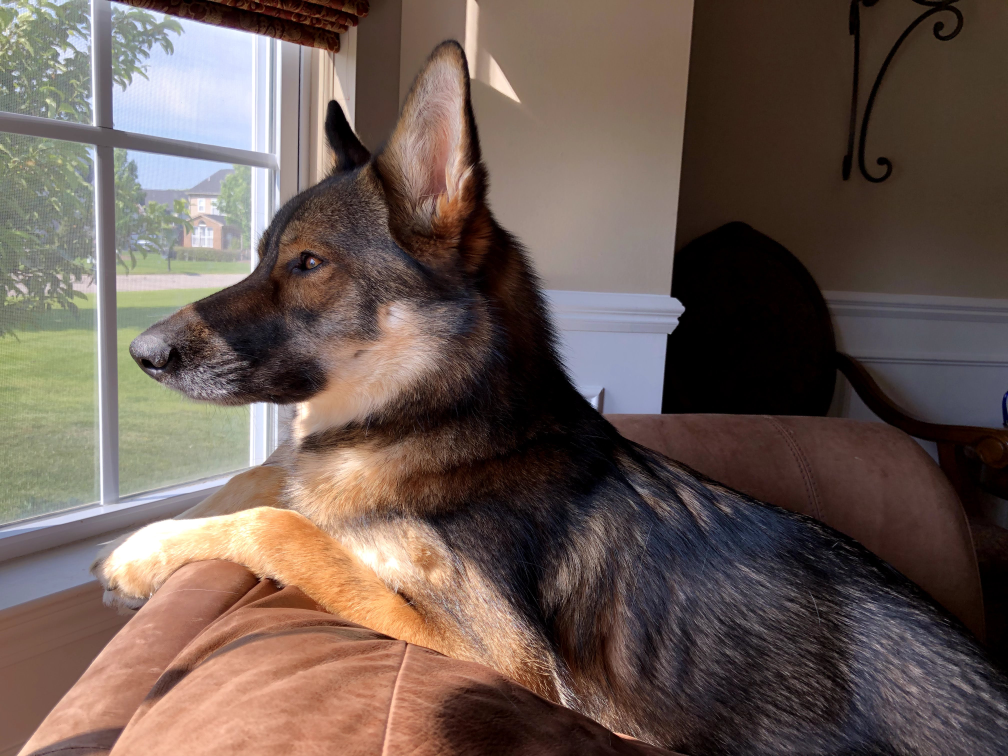
#> input picture Picture/bella.jpg, 4032 x 3024 px (shown at 1/4 size)
$ python imageFunctions.py
#> lines starting #> are read from the running program, lines starting #| are printed output that depends on the picture
#> further down, img is the input picture: shape (3024, 4032, 3); mean B, G, R 83.2, 90.5, 106.9
import cv2 as cv

def rescaleFrame(frame, scale = 0.75):
#> called with scale = 0.4
    width = int(frame.shape[1] * scale)
#> width = 1612
    height = int(frame.shape[0] * scale)
#> height = 1209
    dimensions = (width,height)
#> dimensions = (1612, 1209)

    return cv.resize(frame, dimensions, interpolation=cv.INTER_AREA)


img = cv.imread('Picture/bella.jpg')
resized_image = rescaleFrame(img, 0.4)
cv.imshow('Color', resized_image)

gray = cv.cvtColor(resized_image, cv.COLOR_BGR2GRAY)
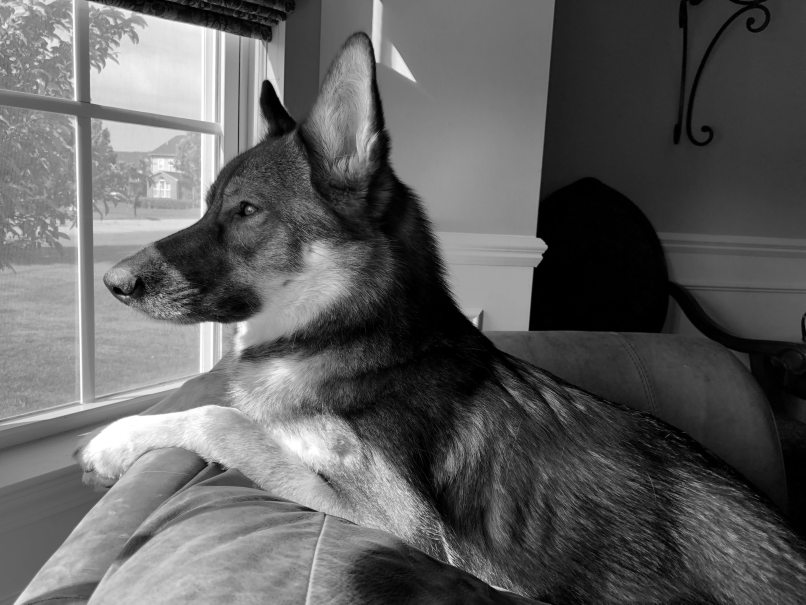
#> gray: shape (1209, 1612) (shown at 1/2 size); min 0, max 255, mean 94.6
#cv.imshow('Gray', gray)

blur = cv.GaussianBlur(resized_image, (3,3), cv.BORDER_DEFAULT)
#cv.imshow('Blur', blur)

canny = cv.Canny(blur, 110,155)
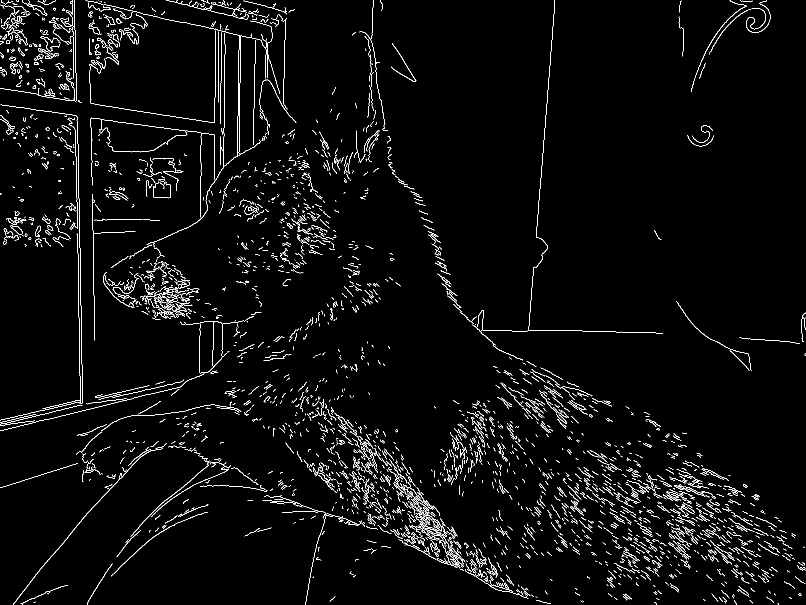
#> canny: shape (1209, 1612) (shown at 1/2 size); 3.2% white in thin lines or dots
canny2 = cv.Canny(resized_image, 125,175)
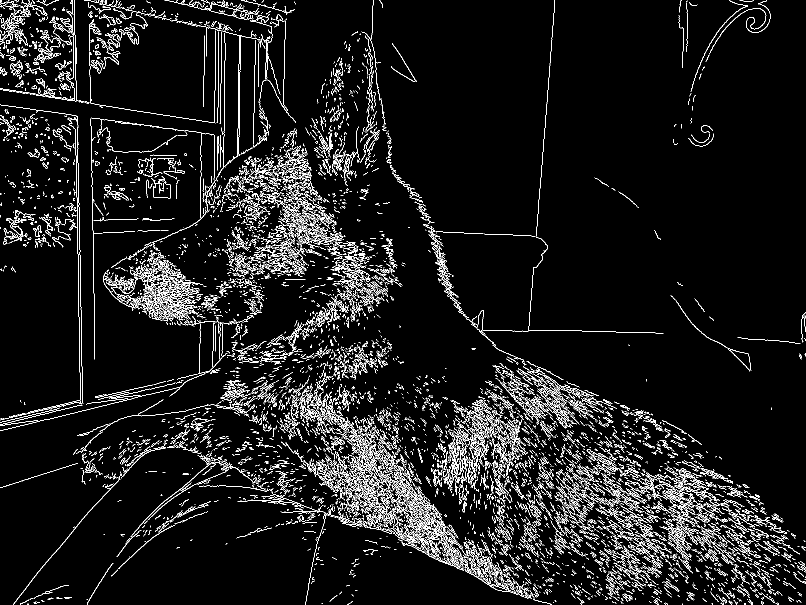
#> canny2: shape (1209, 1612) (shown at 1/2 size); 6.8% white in thin lines or dots
# [8 lines of commented-out code are left out]

resize = cv.resize(resized_image, (500,500)) #to increase size of the image, change interpolation to cubic (better quality) or linear
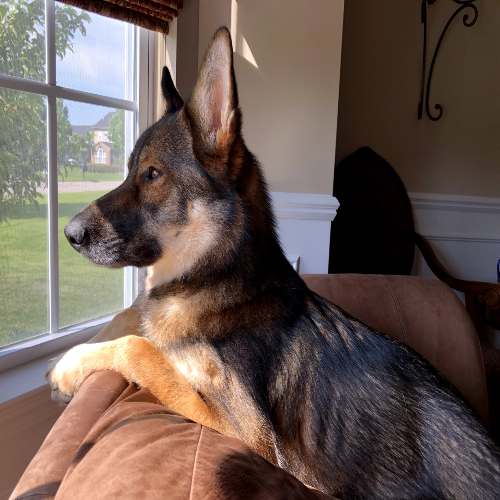
#> resize: shape (500, 500, 3); mean B, G, R 83.1, 90.4, 106.8
cv.imshow('Resize', resize)

cropped = resized_image[50:200, 200:400]
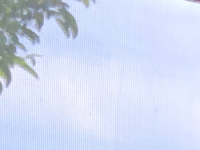
#> cropped: shape (150, 200, 3); mean B, G, R 241.3, 218.4, 208.7
cv.imshow('Cropped', cropped)

cv.waitKey(0)

$ run again, with Picture/obama.jpg copied over Picture/bella.jpg
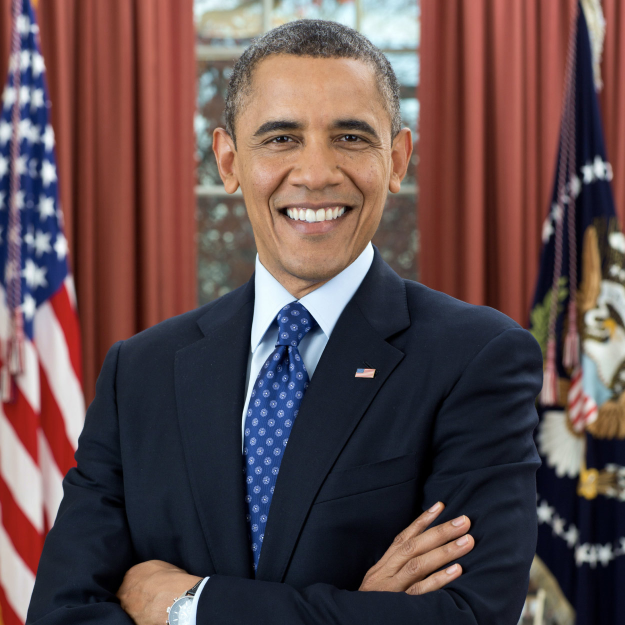
#> input picture Picture/obama.jpg, 1250 x 1250 px (shown at 1/2 size)
#> img is the input picture: shape (1250, 1250, 3); mean B, G, R 76.6, 75.5, 96.4
#> `canny = cv.Canny(blur, 110,155)`:
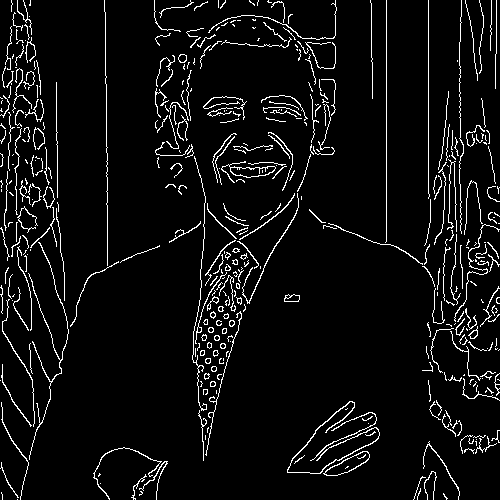
#> canny: shape (500, 500); 5.8% white in thin lines or dots
#> canny2: shape (500, 500); 6.9% white in thin lines or dots
#> `cropped = resized_image[50:200, 200:400]`:
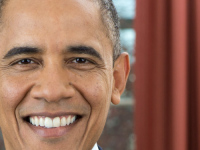
#> cropped: shape (150, 200, 3); mean B, G, R 90.2, 108.6, 151.9
